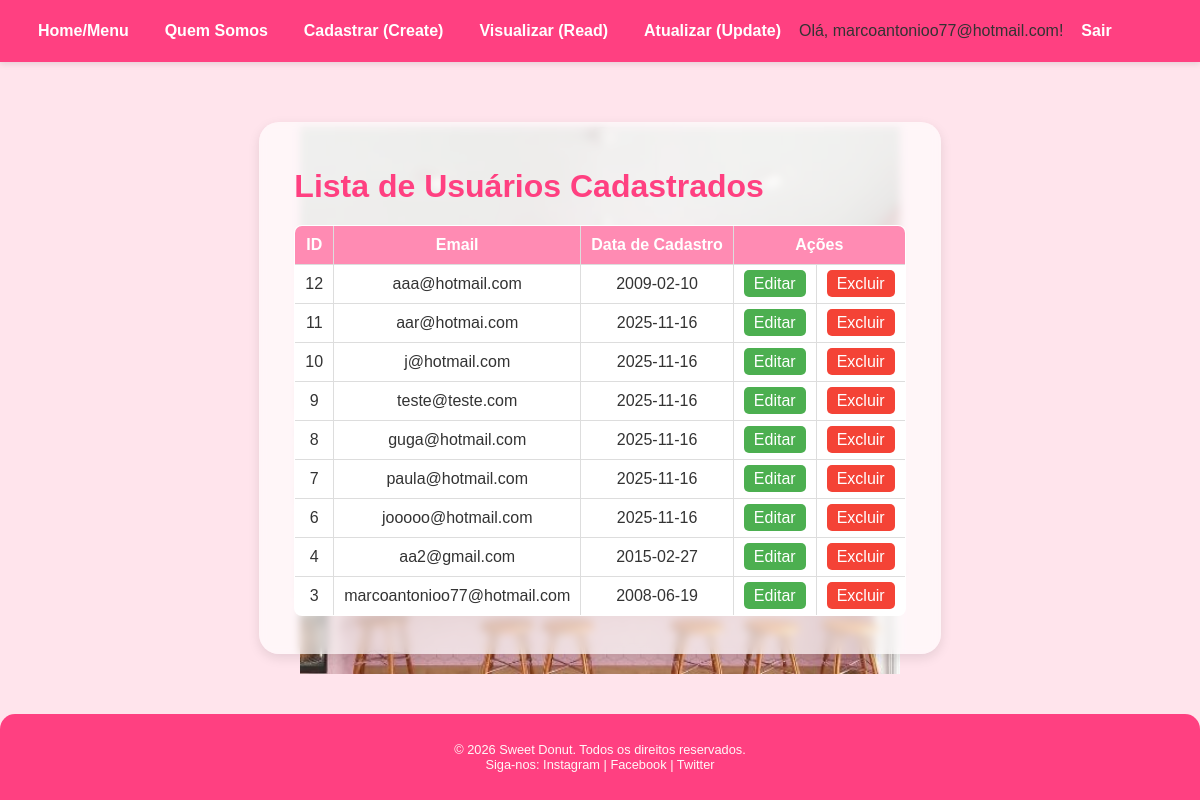
The app's page /seleciona.php (signed in) with its own data.
### tables this page shows
CREATE TABLE USER(
id_user INTEGER not null primary key autoincrement, 
email TEXT not null UNIQUE, 
senha TEXT not null, 
data DATE);

### seleciona.php (the view, shortened to what this page needs)
<?php
require_once 'conecta.php';
require_once 'header.php';
$query = "SELECT id_user, email, data FROM user ORDER BY id_user DESC";
$stmt = $pdo->prepare($query);
$stmt->execute();
$registros = $stmt->fetchAll();
echo "<h1>Lista de Usuários Cadastrados</h1>";
if (count($registros) > 0) {
    echo "<table border='1' cellpadding='10' cellspacing='0' style='width: 100%; text-align:center;'>";
    echo "<thead>
            <tr>
                <th>ID</th>
                <th>Email</th>
                <th>Data de Cadastro</th>
                <th colspan='2'>Ações</th>
            </tr>
          </thead>";
    echo "<tbody>";
    foreach($registros as $user) {
        $id = htmlspecialchars($user['id_user']);
        echo "<tr>";
        echo "<td>$id</td>";
        echo "<td>" . htmlspecialchars($user['email']) . "</td>";
        echo "<td>" . htmlspecialchars($user['data']) . "</td>";
        echo "<td><a href='atualiza.php?id=$id' style='background:#4CAF50;color:white;padding:5px 10px;border-radius:5px;text-decoration:none;'>Editar</a></td>";
        echo "<td><a href='excluir.php?id=$id' onclick='return confirm(\"Tem certeza que deseja excluir este usuário?\");' style='background:#f44336;color:white;padding:5px 10px;border-radius:5px;text-decoration:none;'>Excluir</a></td>";
        echo "</tr>";
    }
    echo "</tbody></table>";
} else {
    echo "<p>Nenhum usuário cadastrado. Que tal <a href='cadastro.php'>adicionar um</a>?</p>";
}
require_once 'footer.php';
?>

### header.php (shortened to what this page needs)
<!DOCTYPE html>
<html lang="pt-br">
<head>
    <link rel="stylesheet" href="style.css">
</head>
<body>
    <div class="nav-menu">
        <a href="index.php">Home/Menu</a>
        <a href="perfil.php">Quem Somos</a>
        <a href="cadastro.php">Cadastrar (Create)</a>
        <a href="seleciona.php">Visualizar (Read)</a>
        <a href="atualiza.php">Atualizar (Update)</a>
            <?php if (isset($_SESSION['usuario'])): ?>
            <span>Olá, <?= htmlspecialchars($_SESSION['usuario']) ?>!</span>
            <a href="logout.php">Sair</a>
        <?php else: ?>
            <a href="login.php">Entrar</a>
        <?php endif; ?>
    </div>
    <div class="container">

### footer.php
</div><footer>
        <p style="text-align: center; font-size: 0.8em; color: #fff8f8ff;">
            &copy; <?php echo date("Y"); ?>
            Sweet Donut.
            Todos os direitos reservados.
            <br>
            Siga-nos: Instagram | Facebook | Twitter
        </p>
    </footer>
</body>
</html>

### style.css (style rules this page uses)
html, body { height: 100%; margin: 0; display: flex; flex-direction: column; }
body { font-family: "Poppins", Arial, sans-serif; margin: 0; padding: 0; background: url('../img/img3.JPG') no-repeat center center fixed; background-size: contain; background-color: #ffe4ec; background-attachment: fixed; background-size: 50%; color: #333; }
.nav-menu { background-color: #ff4081; display: flex; align-items: center; padding: 10px 20px; box-shadow: 0 2px 6px rgba(0, 0, 0, 0.1); }
.nav-menu a { color: white; text-align: center; padding: 12px 18px; text-decoration: none; font-weight: 600; transition: background-color 0.3s, transform 0.2s; }
.container { flex: 1; background-color: rgba(255, 255, 255, 0.65); max-width: 700px; margin: 60px auto; padding: 25px 35px; border-radius: 20px; box-shadow: 0 4px 12px rgba(0, 0, 0, 0.1); backdrop-filter: blur(4px); }
table { width: 100%; border-collapse: collapse; margin-top: 20px; background-color: white; border-radius: 8px; overflow: hidden; }
th, td { border: 1px solid #ddd; padding: 10px; text-align: center; }
th { background-color: #ff8bb3; color: white; }
.container h1 { color: #ff4081; font-size: 2em; margin-bottom: 15px; }
footer { background-color: #ff4081; color: white; text-align: center; padding: 15px 0; border-top-left-radius: 15px; border-top-right-radius: 15px; margin-top: auto; }

### records on screen
user: id_user "12", email "aaa@hotmail.com", data "2009-02-10"
user: id_user "11", email "aar@hotmai.com", data "2025-11-16"
user: id_user "10", email "j@hotmail.com", data "2025-11-16"
user: id_user "9", email "teste@teste.com", data "2025-11-16"
user: id_user "8", email "guga@hotmail.com", data "2025-11-16"
user: id_user "7", email "paula@hotmail.com", data "2025-11-16"
user: id_user "6", email "jooooo@hotmail.com", data "2025-11-16"
user: id_user "4", email "aa2@gmail.com", data "2015-02-27"
user: id_user "3", email "marcoantonioo77@hotmail.com", data "2008-06-19"

### other values on screen
$_SESSION['usuario'] "marcoantonioo77@hotmail.com"
